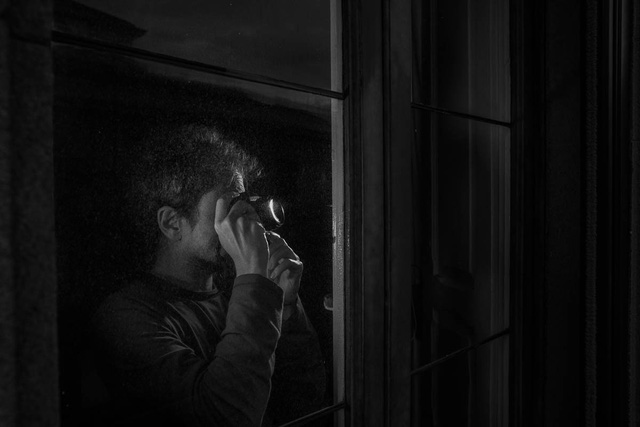
#> input picture Homework-Assignment/db2dfe2dcc2241138f540f27dba13471-8-1586947658-1587095576704997893017.jpg, 640 x 427 px
$ jupyter execute --allow-errors 'Histogram matching.ipynb'   (shell and % lines are left out)
#> lines starting #> are read from the running program, lines starting #| are printed output that depends on the picture
#> further down, image is the input picture: shape (427, 640); min 0, max 239, mean 16.1
[cell 1]
#HOMEWORK1
import cv2
import numpy as np
import matplotlib.pyplot as plt
from matplotlib.colors import NoNorm

# [8 lines of commented-out code are left out]

def histogram_equalization(image):
  #Tao array px(x) cho anh origin
  image1 = image.flatten()

  # #su dung np.histogram cua numpy
  # hist,bins = np.histogram(image1, bins = range(257))
  # res = hist/image1.shape

  px = np.zeros(256)
  for i in range(256):
    px[i] = len(image1[image1 == i])
#> after the loop, px = 256 values, max 15805 at index 4, min 0 at index 150, mean 1067.5
  px /= image1.shape
#> px = 256 values, max 0.0578 at index 4, min 0 at index 150, mean 0.00391


  #Tao array cx(x) cho anh origin
  cx = np.zeros(256)
  cx[0] = px[0]
  for i in range(1, 256):
    cx[i] = cx[i - 1] + px[i]
#> after the loop, cx = 256 values from 0.00444 to 1

  #Tao histogram cho cx
  col = range(256)
  plt.bar(col,cx, color = 'blue')

  #Tao histogram cho cz (phan bo tan suat deu cho cac gia tri trong khoang 0-255)
  cz = np.zeros(256)
  for i in range(256):
    cz[i] = cz[i - 1] + 1/256
  plt.bar(col,cz, color = 'green')

  #Chuyen mau tu hist cx sang hist cz
  cimage = np.zeros(len(image1))

  for i in range(len(image1)):
    sub_arr = abs(cz - cx[image1[i]])
    sub_arr = list(sub_arr)
    color = sub_arr.index(min(sub_arr))
    cimage[i] = color
#> this loop made 273280 passes
#> color on passes 1 to 3: 140, 147, 154
  cimage = np.reshape(cimage, (image.shape[0], image.shape[1]))
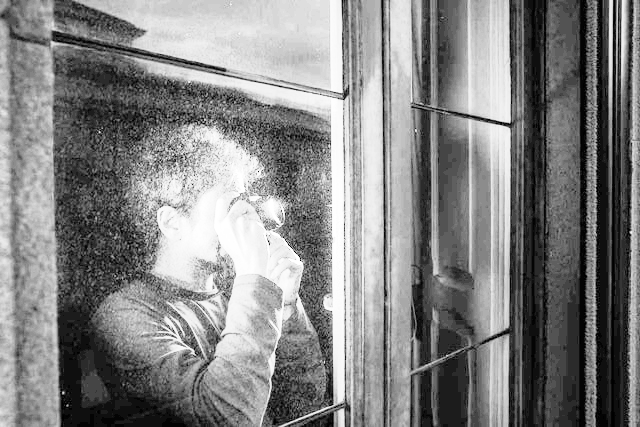
#> cimage: shape (427, 640) float64; min 0, max 255, mean 131.3
  return np.array(cimage, dtype='int16')


def display_multiple_img(images, rows = 1, cols=1, size = (15,8)):
#> called with rows = 1, cols = 2, size = (15, 8)
    figure, ax = plt.subplots(nrows=rows,ncols=cols, figsize=size)
    for ind,title in enumerate(images):
        ax.ravel()[ind].imshow(images[title], cmap='gray',norm=NoNorm())
        ax.ravel()[ind].set_title(title)
        ax.ravel()[ind].set_axis_off()
#> this loop made 2 passes
#> (ind, title) on passes 1 to 2: (0, 'Original Image'), (1, 'After Transfer Image')
    plt.tight_layout()
    plt.show()
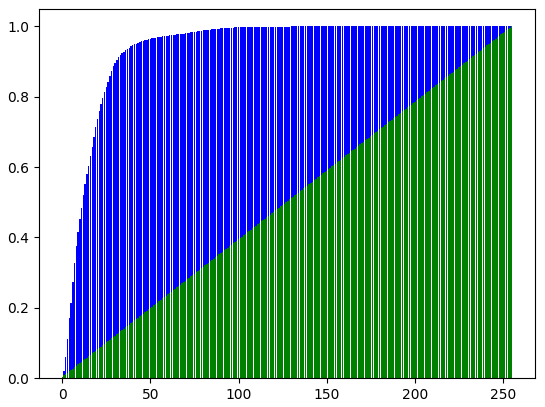
#> figure drawn by matplotlib, 1 panel; tallest bar 1 high, from x = 254.6 to 255.4
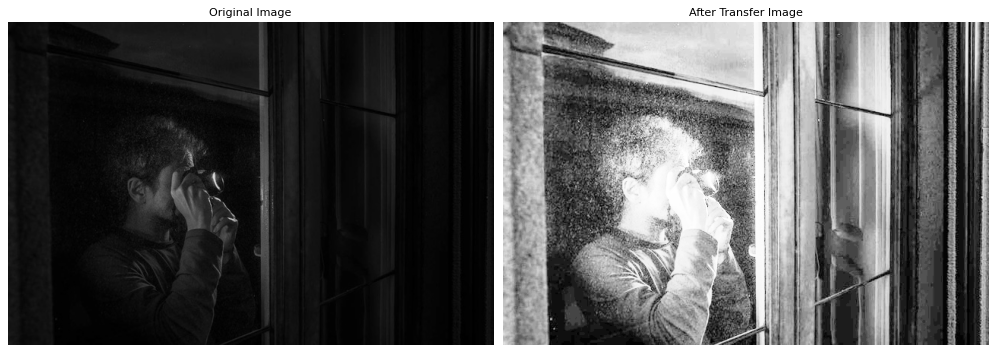
#> figure drawn by matplotlib, 2 panels

[cell 2]
filename = './db2dfe2dcc2241138f540f27dba13471-8-1586947658-1587095576704997893017.jpg'

# Show image
image = cv2.imread(filename, 0)
# [5 lines of commented-out code are left out]

cimage = histogram_equalization(image)
# [6 lines of commented-out code are left out]

images = {'Original Image': image, 'After Transfer Image': cimage}

display_multiple_img(images, 1, 2, (15,8))
